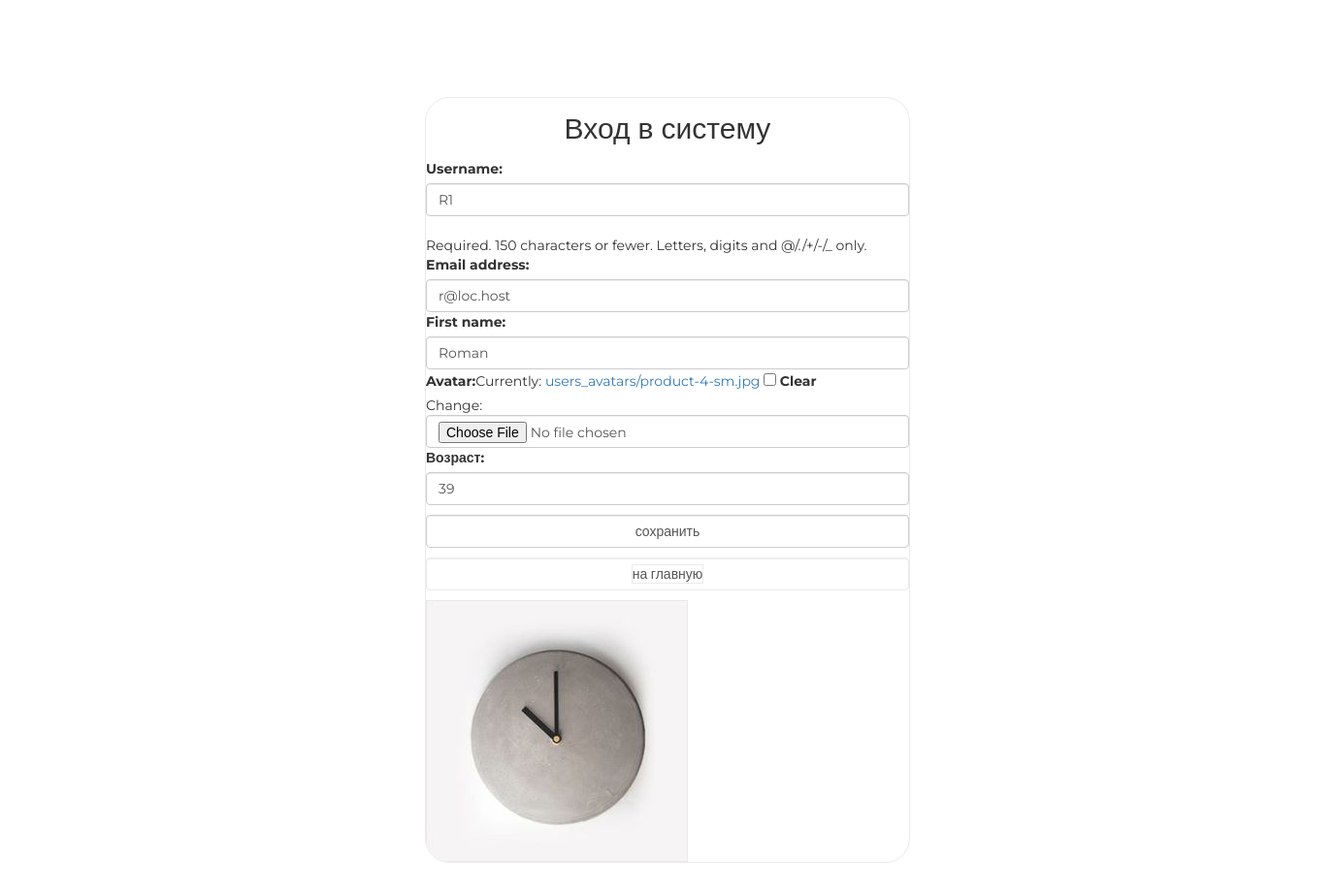
/auth/edit/ (signed in), run on the app's committed database.
### authapp/models.py (models this page shows)
class ShopUser(AbstractUser):
    avatar = models.ImageField(upload_to='users_avatars', blank=True)
    age = models.PositiveSmallIntegerField(verbose_name='возраст')

### authapp/views.py (the view)
# urls.py: path('edit/', authapp.edit, name='edit')
def edit(request):
    if request.method == 'POST':
        edit_form = ShopUserEditForm(request.POST, request.FILES, instance=request.user)
        if edit_form.is_valid():
            edit_form.save()
            return HttpResponseRedirect(reverse('auth:edit'))
    else:
        edit_form = ShopUserEditForm(instance=request.user)
    content = {
        'title': 'редактирование',
        'form': edit_form
    }
    return render(request, 'authapp/edit.html', content)

### authapp/forms.py (shortened to what this page needs)
class ShopUserEditForm(UserChangeForm):
    class Meta:
        model = ShopUser
        fields = ('username', 'email', 'first_name', 'avatar', 'age', 'password')
    def __init__(self, *args, **kwargs):
        super().__init__(*args, **kwargs)
        for field_name, field in self.fields.items():
            field.widget.attrs['class'] = 'form-control'
            if field_name == 'password':
                field.widget = forms.HiddenInput()

### authapp/templates/authapp/edit.html (shortened to what this page needs)
{% extends 'authapp/base.html' %}
{% block content %}
    <form class="form-horizontal" action="{% url 'auth:edit' %}" method="post" enctype="multipart/form-data">
        {{ form.as_table }}
        <input type="submit" value="сохранить" class="form-control">
    </form>
    <button class="btn-default form-control">
        <a href="{% url 'main' %}">
            на главную
        </a>
    </button>
    <div>
        <img src="/media/{{ user.avatar }}" alt="аватар">
    </div>
{% endblock %}

### static/css/style.css (style rules this page uses)
* { margin: 0; padding: 0; }
body { font-family: 'Montserrat', sans-serif; }
html, body { height: 100%; }
.login .form-control[type="submit"] { margin: 10px auto; }
.login button { border: 1px solid #eaeaea; margin-bottom: 10px; text-decoration: none; display: block; width: 100%; }
.login button a, .login button a:hover { border: 1px solid #eaeaea; color: #555; text-decoration: none; }
.login form { margin-bottom: 10px; }

### data on the page
ShopUser: username "R1", email "r@loc.host", first_name "Roman", age "39", avatar (picture)
